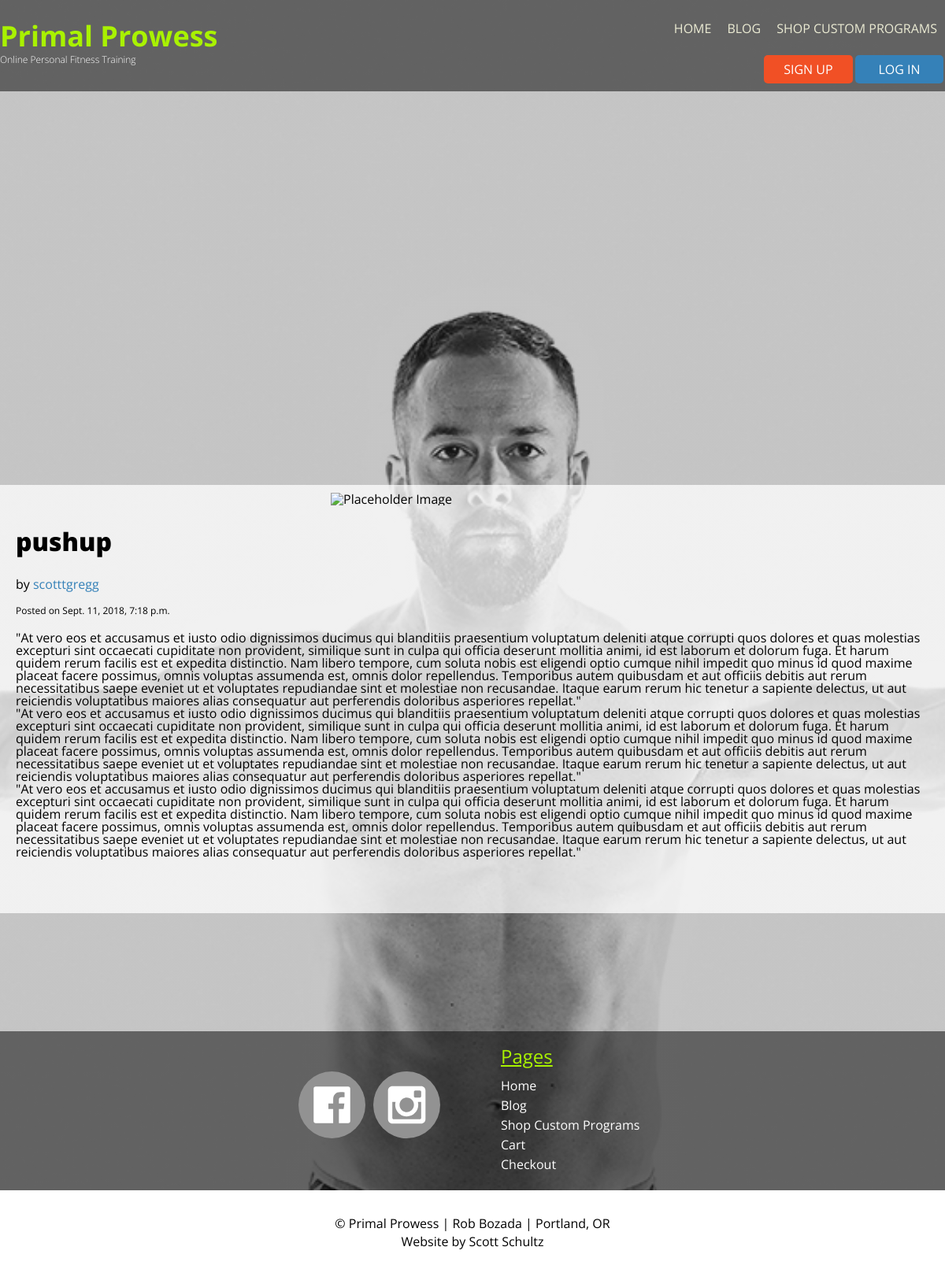
/accounts/blog/protein/pushup/, run on the app's committed database.
### accounts/models.py (models this page shows, shortened)
class Blog(models.Model):
    title = models.CharField(max_length=200)
    author = models.ForeignKey(User, related_name='blogs', on_delete=models.CASCADE)
    date = models.DateTimeField(auto_now_add=True)
    content = models.TextField()
    slug = models.SlugField(blank=True, null=True, unique=True)
    category = models.ForeignKey('Category', default=1, related_name='blogs', on_delete=models.SET_DEFAULT)
    image = models.ImageField(upload_to=blog_image_uh, blank=True, null=True)
    alt_text = models.CharField(max_length=30, blank=True, null=True)
    youtube = models.CharField(max_length=255, blank=True, null=True)
    fitness_library = models.BooleanField(default=True)
    class Meta:
        ordering = ['-pk']

class User(AbstractUser):
    first_name = models.CharField(max_length=30)
    last_name = models.CharField(max_length=30)
    bio = models.TextField()
    email = models.CharField(max_length=30)
    height = models.CharField(max_length=30, blank=True)
    weight = models.CharField(max_length=30, blank=True)
    goals = models.CharField(max_length=500, blank=True)
    profile_img = models.ImageField(upload_to=profile_img_uh, blank=True, null=True)

### accounts/views.py (the view)
# urls.py: path('blog/<slug:cat>/<slug:slug>/', views.blog_single_view, name='blog_single_view'),
def blog_single_view(request, cat, slug):
    blog = get_object_or_404(Blog, category__slug=cat, slug=slug)
    blog.content = '<br>'.join(blog.content.split('\r\n'))
    cat = Category.objects.all()
    return render(request, 'accounts/blog_single_view.html', {'blog': blog, 'cat': cat})

### accounts/templatetags/accounts_tags.py (called while the page is built)
@register.simple_tag
def blog_image_or_default(blog):
    if blog.image:
        return mark_safe('<img class="post_img" src="{}" alt="{}">'.format(blog.image.url, blog.alt_text))
    return mark_safe('<img class="post_img" src="{}" alt="Placeholder Image">'.format('/static/accounts/img/placeholder.jpg'))

### accounts/templates/accounts/blog_single_view.html (shortened to what this page needs)
{% extends 'base.html' %}
{% load static %}
{% load accounts_tags %}
{% block content %}
<main class="blog single_view">
    {% blog_image_or_default blog %}
    <h2 class="blog">{{ blog.title }}</h2>
    <p class="lead">
        by
        <a href="#" class="author">{{ blog.author.username }}</a>
    </p>
    <p class="post-time">Posted on {{ blog.date }}</p>
    <p>
        {% autoescape off %}
        {{ blog.content }}
        {% endautoescape %}
    </p>
</main>
{% endblock %}

### accounts/static/styles/style.css (style rules this page uses)
body { background: linear-gradient(rgba(64, 64, 64, 0.3), rgba(64, 64, 64, 0.3)), url("/static/accounts/img/rob_correct_crop.jpg"); background-repeat: no-repeat; background-attachment: fixed; background-position: center; background-size: cover; font-family: 'Open Sans', sans-serif; }
main { margin: 0 auto; }
main.blog { background: rgba(255, 255, 255, 0.75); margin: 10px auto; padding: 20px 20px; max-width: 1200px; }
main.blog h2 { padding: 20px 20px; font-size: 2em; color: black; font-weight: 800; }
main.blog a.author { text-decoration: none; color: #3581B8; }
main.blog p { padding: 3px 10px 10px 0; }
main.blog p.post-time { font-size: .75em; }
main.blog.single_view { padding: 0 0 5% 0; }
main.blog.single_view p { padding: 10px 20px; }
img.post_img { display: block; margin: 0 auto; padding: 10px 0; max-width: 30%; height: auto; }

### data on the page
Blog: title "pushup", author.username "scotttgregg", date "Sept. 11, 2018, 7:18 p.m.", content "\"At vero eos et accusamus et iusto odio dignissimos ducimus qui blanditiis praesentium voluptatum deleniti atque corrupti quos dolores et quas molestias excepturi sint occaecati cupiditate non provident, similique sunt in culpa qui officia deserunt mollitia animi, id est laborum et dolorum fuga. Et harum quidem rerum facilis est et expedita distinctio. Nam libero tempore, cum soluta nobis est eligendi optio cumque nihil impedit quo minus id quod maxime placeat facere possimus, omnis voluptas assumenda est, omnis dolor repellendus. Temporibus autem quibusdam et aut officiis debitis aut rerum necessitatibus saepe eveniet ut et voluptates repudiandae sint et molestiae non recusandae. Itaque…"
